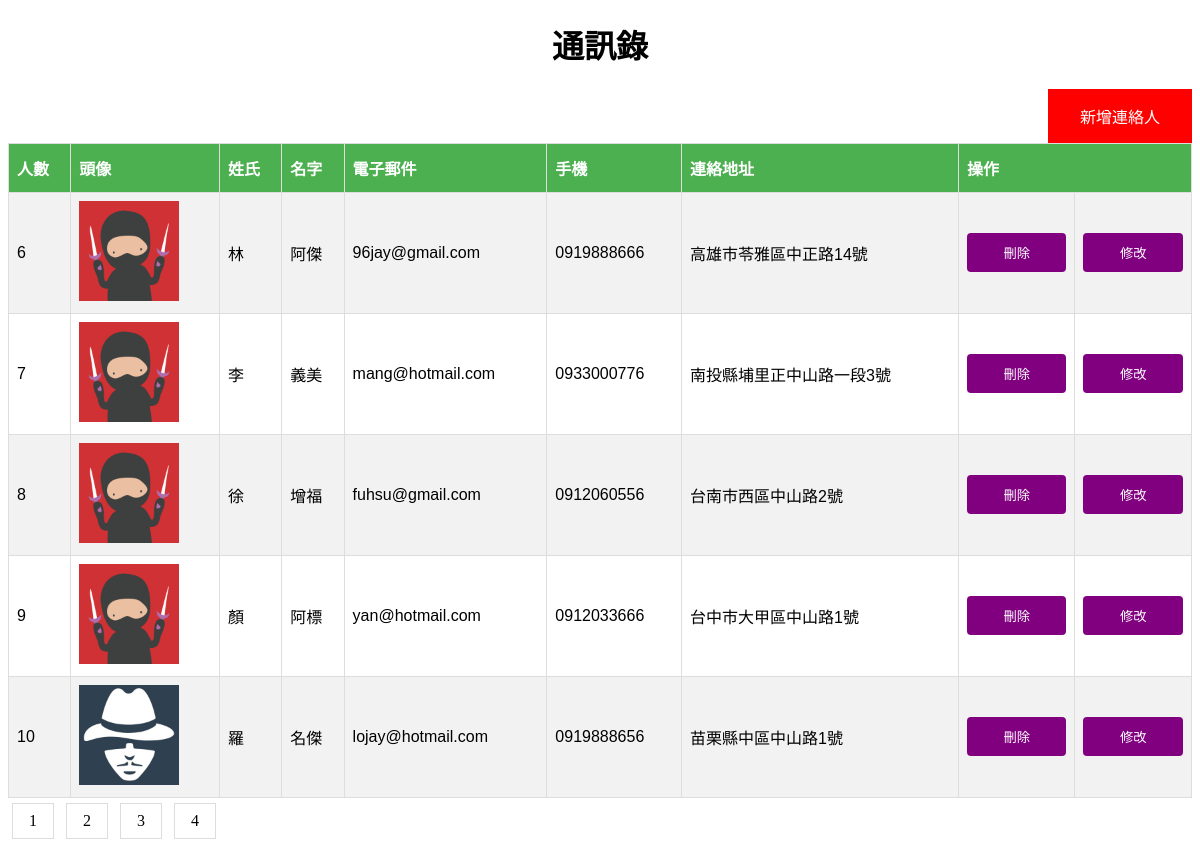
/index.php?pn=2, run on the app's committed database.
### tables this page shows
CREATE TABLE `contacts` (
  `id` bigint(20) UNSIGNED NOT NULL,
  `Fname` varchar(255) DEFAULT NULL,
  `Lname` varchar(255) DEFAULT NULL,
  `Email` varchar(255) DEFAULT NULL,
  `Phone` varchar(255) DEFAULT NULL,
  `Address` varchar(255) DEFAULT NULL,
  `ImgPath` varchar(255) DEFAULT NULL,
  `created_at` timestamp NULL DEFAULT NULL,
  `updated_at` timestamp NULL DEFAULT NULL
);

### index.php (the view, shortened to what this page needs)
<!DOCTYPE html>
<html>
<head>
    <link rel="stylesheet" type="text/css" href="style/style.css">
</head>
<body>
<h1 align="center">通訊錄</h1>
<form action="addContact.php">
    <button id="btn_add_contact"><a href="addContact.php" id="btn_link" target="_blank">新增連絡人</a></button>
</form>
<?php
include "function/db.php";
try {
    $stmt = $conn->prepare("SELECT * FROM contacts");
    $stmt->execute();
    $record_count = $stmt->rowCount();
    $record_per_page = 5;
    $rmain = $record_count % $record_per_page;
    if ($rmain) {
        $page_count = ($record_count / $record_per_page) + 1;
    } else {
        $page_count = $record_count / $record_per_page;
    }
    if (isset($_GET['pn'])) {
        $pn = $_GET['pn']-1;
        $offset = $pn * $record_per_page;
        $i = $pn * $record_per_page;
    } else {
        $offset = 0;
        $i = 0;
    }
    $sql = $conn->prepare("SELECT * FROM contacts LIMIT $record_per_page OFFSET $offset");
    $sql->execute(); ?>
    <table   border="1" style="border-collapse: collapse">
        <tr>
            <th>人數</th>
            <th>頭像</th>
            <th>姓氏</th>
            <th align="center" valign="center">名字</th>
            <th>電子郵件</th>
            <th>手機</th>
            <th>連絡地址</th>
            <th colspan = 2>操作</th>
        </tr>
        <?php
        while ($result = $sql->fetch(PDO::FETCH_ASSOC)) {
            ?>
            <tr>
                <td><?php echo ++$i?></td>
                <td><img src="<?php echo $result['ImgPath']?>" width="100" height="100"></td>
                <td><?php echo $result['Fname']?></td>
                <td><?php echo $result['Lname']?></td>
                <td><?php echo $result['Email']?></td>
                <td><?php echo $result['Phone']?></td>
                <td><?php echo $result['Address']?></td>
                <td>
                    <form action="delete.php" method="post">
                        <input type="submit" style="padding: 10px 24px;background-color: purple;color: white" value="刪除">
                    </form>
                </td>
                <td>
                    <form action="editfrm.php" method="post">
                        <input type="submit" style="padding: 10px 24px;background-color: purple;color: white" value="修改">
                    </form>
                </td>
            </tr>
            <?php
        } ?>
    </table>
    <?php
    for ($j = 1 ; $j<=$page_count ; $j++) {
        ?>
        <div style="margin-top:5px" class="pagination">
            <a href="index.php?pn=<?php echo $j ?>"><?php echo $j?></a>
        </div>
        <?php
    }
} catch (PDOException $e) {
    echo "Connection failed: ".$e->getMessage();
}
?>
</body>
</html>

### style/style.css (style rules this page uses)
table { font-family: 'Trebuchet MS', Arial, Helvetica, sans-serif; border-collapse: collapse; width: 100%; }
table td, table th { border: 1px solid #ddd; padding: 8px; }
table tr:nth-child(even) { background-color: #f2f2f2; }
table th { padding-top: 12px; padding-bottom: 12px; text-align: left; background-color: #4caf50; color: white; }
.pagination { display: inline-block; }
.pagination a { color: black; float: left; padding: 8px 16px; text-decoration: none; transition: background-color 0.3s; border: 1px solid #ddd; margin: 0 4px; }
input[type='submit'] { width: 100%; background-color: #4caf50; color: white; padding: 14px 20px; margin: 8px 0; border: none; border-radius: 4px; cursor: pointer; }
#btn_add_contact { float: right; background-color: red; border: none; color: white; padding: 15px 32px; text-align: center; text-decoration: none; display: inline-block; font-size: 16px; }
#btn_link { text-decoration: none; color: white; }

### data on the page
contacts: ImgPath (picture), Fname "林", Lname "阿傑", Email "96jay@gmail.com", Phone "0919888666", Address "高雄市苓雅區中正路14號"
contacts: ImgPath (picture), Fname "李", Lname "義美", Email "mang@hotmail.com", Phone "0933000776", Address "南投縣埔里正中山路一段3號"
contacts: ImgPath (picture), Fname "徐", Lname "增福", Email "fuhsu@gmail.com", Phone "0912060556", Address "台南市西區中山路2號"
contacts: ImgPath (picture), Fname "顏", Lname "阿標", Email "yan@hotmail.com", Phone "0912033666", Address "台中市大甲區中山路1號"
contacts: ImgPath (picture), Fname "羅", Lname "名傑", Email "lojay@hotmail.com", Phone "0919888656", Address "苗栗縣中區中山路1號"
